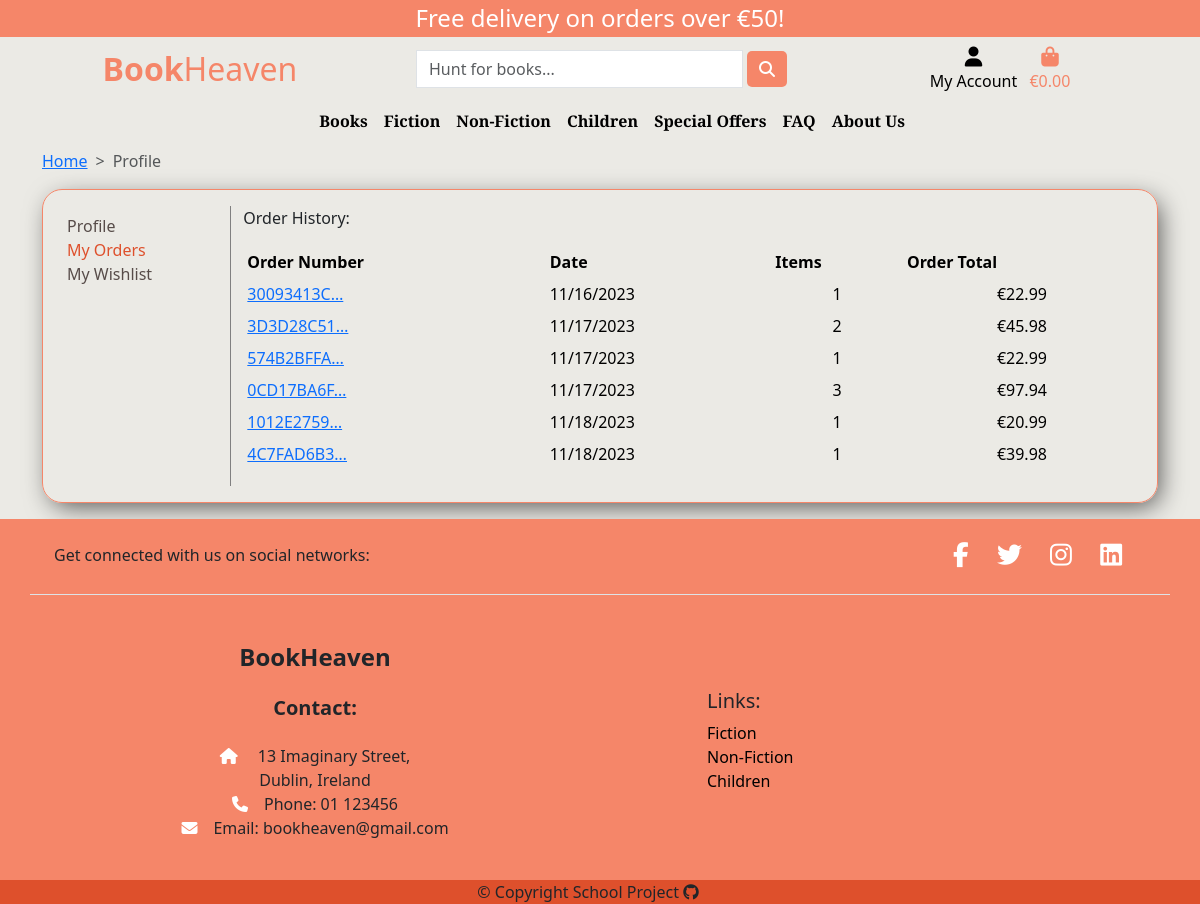
The page /profiles/profile/bae50a5cec5548c7a8229ebbbe4f918a/orders/ (signed in) on the database its author committed.
### checkout/models.py (models this page shows, shortened)
class Order(models.Model):
    order_number = models.CharField(max_length=32, null=False, editable=False)
    user_profile = models.ForeignKey(
        UserProfile, on_delete=models.SET_NULL, null=True, blank=True, related_name='orders')
    full_name = models.CharField(max_length=50, null=False, blank=False)
    email = models.EmailField(max_length=254, null=False, blank=False)
    phone_number = models.CharField(max_length=20, null=False, blank=False)
    country = CountryField(max_length=40, null=False, blank=False)
    postcode = models.CharField(max_length=20, null=True, blank=True)
    town_or_city = models.CharField(max_length=40, null=False, blank=False)
    street_address1 = models.CharField(max_length=80, null=False, blank=False)
    street_address2 = models.CharField(max_length=80, null=True, blank=True)
    county = models.CharField(max_length=80, null=True, blank=True)
    date = models.DateTimeField(auto_now_add=True)
    delivery_cost = models.DecimalField(
        max_digits=6, decimal_places=2, null=False, default=0)
    order_total = models.DecimalField(
        max_digits=10, decimal_places=2, null=False, default=0)
    grand_total = models.DecimalField(
        max_digits=10, decimal_places=2, null=False, default=0)
    original_cart = models.TextField(null=False, blank=False, default='')
    stripe_pid = models.CharField(
        max_length=254, null=False, blank=False, default='')

### profiles/views.py (the view)
# urls.py: path('profile/<str:pk>/orders/', views.my_orders, name='my-orders'),
@login_required
def my_orders(request, pk):
    profile = get_object_or_404(UserProfile, id=pk)
    orders = profile.orders.all()
    context = {
        'orders': orders,
    }
    return render(request, 'profiles/my_orders.html', context)

### profiles/templates/profiles/my_orders.html (shortened to what this page needs)
{% extends 'base.html' %}
{% load widget_tweaks %}
{% block content %}
<section class="profile mb-3">
    <div class="container">
        <nav style="--bs-breadcrumb-divider: '>';" aria-label="breadcrumb">
            <ol class="breadcrumb">
                <li class="breadcrumb-item"><a href="{% url 'home' %}">Home</a></li>
                <li class="breadcrumb-item active" aria-current="page">Profile</li>
            </ol>
        </nav>
    </div>
    <div class="container">
        <div class="row">
            <div class="col-12">
                <div class="custom-border p-3">
                    <div class="row">
                        {% include 'profiles/partials/sidebar.html' %}
                        <div class="col-12 col-lg-10 mt-4 mt-lg-0 d-flex flex-column justify-content-center">
                            <p>Order History:</p>
                            {% if orders %}
                            <div class="order-history table-responsive">
                                <table class="table table-sm table-borderless">
                                    <thead>
                                        <tr>
                                            <th>Order Number</th>
                                            <th>Date</th>
                                            <th>Items</th>
                                            <th>Order Total</th>
                                        </tr>
                                    </thead>
                                    <tbody>
                                        {% for order in orders %}
                                        <tr>
                                            <td>
                                                <a href="{% url 'order-history' order.id %}" title="{{ order.order_number }}">
                                                    {{ order.order_number|truncatechars:10 }}
                                                </a>
                                            </td>
                                            <td>{{ order.date|date:"SHORT_DATE_FORMAT" }}</td>
                                            <td class="text-center">
                                                {{ order.lineitems.count }}
                                            </td>
                                            <td class="text-center">€{{ order.grand_total }}</td>
                                        </tr>
                                        {% endfor %}
                                    </tbody>
                                </table>
                            </div>
                            {% else %}
                            <div class="d-grid gap-2">
                                <p class="text-center">You have no new orders</p>
                                <a href="{% url 'all-products' %}" class="btn btn-orange d-block mx-auto">Browse Books</a>
                            </div>
                            {% endif %}
                        </div>
                    </div>
                </div>
            </div>
        </div>
    </div>
</section>
{% endblock content %}

### static/css/style.css (style rules this page uses)
:root { --orange: #f58669; --dark-orange: #de502c; --offwhite: #ebe8e0; --offwhite2: #efefed; --dark-gray: #574c49; --white: #ffff; --brown: #63453d; }
body { min-height: 100vh; display: flex; flex-direction: column; background-color: #ebeae5; }
.custom-border { border: var(--orange) 1px solid; border-radius: 20px; box-shadow: 5px 7px 26px -4px rgba(0, 0, 0, 0.66); -webkit-box-shadow: 5px 7px 26px -4px rgba(0, 0, 0, 0.66); -moz-box-shadow: 5px 7px 26px -4px rgba(0, 0, 0, 0.66); }
.table > :not(caption) > * > * { background-color: transparent; border-bottom-color: var(--dark-gray); }
.order-history { max-height: 529px; overflow-y: auto; }

### rows shown on the page
Order: order_number "30093413C…", date "11/16/2023", lineitems.count "1", grand_total "22.99"
Order: order_number "3D3D28C51…", date "11/17/2023", lineitems.count "2", grand_total "45.98"
Order: order_number "574B2BFFA…", date "11/17/2023", lineitems.count "1", grand_total "22.99"
Order: order_number "0CD17BA6F…", date "11/17/2023", lineitems.count "3", grand_total "97.94"
Order: order_number "1012E2759…", date "11/18/2023", lineitems.count "1", grand_total "20.99"
Order: order_number "4C7FAD6B3…", date "11/18/2023", lineitems.count "1", grand_total "39.98"

### other values the page prints
{{ free_delivery_threshold }} "50"
